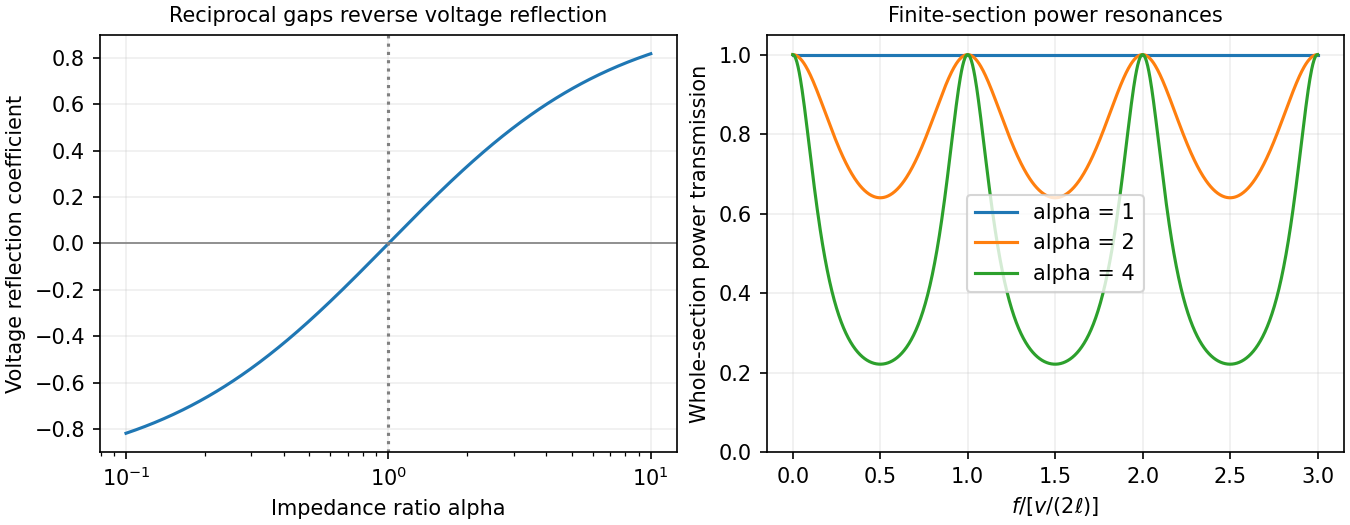

The script that saved this image:
"""Original calculated single-step reflection and finite-section transmission. Output cwd."""
import numpy as np
import matplotlib.pyplot as plt
plt.rcParams.update({"axes.titlesize":10,"axes.labelsize":10})
fig,ax=plt.subplots(1,2,figsize=(9,3.5),layout='constrained');alpha=np.geomspace(.1,10,500);rv=(alpha-1)/(alpha+1)
ax[0].semilogx(alpha,rv,label='Signed voltage reflection');ax[0].axhline(0,color='.5',lw=.8);ax[0].axvline(1,color='.5',ls=':');ax[0].set(xlabel='Impedance ratio alpha',ylabel='Voltage reflection coefficient',title='Reciprocal gaps reverse voltage reflection');ax[0].grid(alpha=.2)
x=np.linspace(0,3,900)
for a in [1,2,4]:ax[1].plot(x,1/(1+(a*a-1)**2/(4*a*a)*np.sin(np.pi*x)**2),label=f'alpha = {a}')
ax[1].set(xlabel=r'$f/[v/(2\ell)]$',ylabel='Whole-section power transmission',ylim=(0,1.05),title='Finite-section power resonances');ax[1].legend();ax[1].grid(alpha=.2)
fig.savefig('paper-1-line-resonances.png',dpi=150,facecolor='white')
